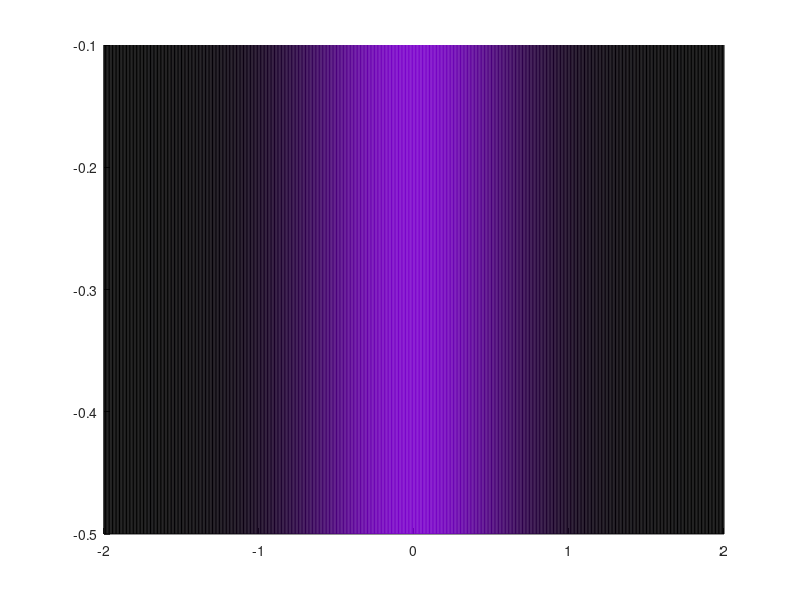

Write MATLAB code to recreate this figure.
% x=-2:0.1:2;
% 
% p=normpdf(x,0,0.5);

figure(1);
hold on

% plot(x,p);

for x=-2:0.005:2,
    plot([x,x],[-0.1,-0.5],'color',[0.6,0,1]*normpdf(x,0,0.5));
end
